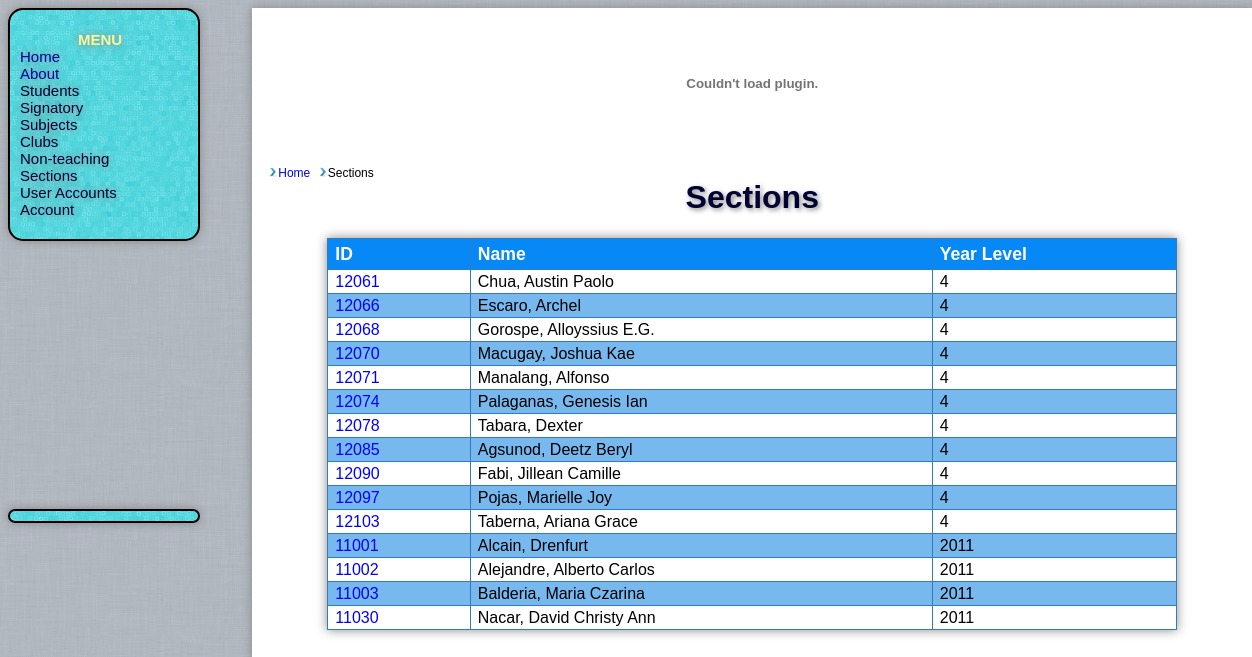
Screenshot of /rec_cst.php (signed in) with the database file from the repository.
### tables this page shows
CREATE TABLE `students` (
  `stid` varchar(10) NOT NULL,
  `lname` varchar(255) NOT NULL DEFAULT ' ',
  `fname` varchar(255) NOT NULL DEFAULT ' ',
  `mname` varchar(255) NOT NULL DEFAULT ' ',
  `yrlevel` int(11) NOT NULL DEFAULT '1',
  `cont_num` varchar(11) NOT NULL DEFAULT '0',
  `address` varchar(255) NOT NULL DEFAULT ' ',
  `is_alumni` tinyint(1) DEFAULT '0',
  PRIMARY KEY (`stid`),
  KEY `st_index` (`stid`)
);

### rec_cst.php (the view, shortened to what this page needs)
<?php
include('include/clearance.php');
$clr = new Clearance('Sections','');
$clr->header();
include("breadcrumbs.php");
$trail = new Breadcrumb();
$trail->add('Sections', $_SERVER['PHP_SELF'], 1);
$trail->output();
?>
<p><h1>Sections</h1></p>
<table id="table">
<tr>
<th>ID</th>
<th>Name</th>
<th>Year Level</th>
</tr><tr>
<?php
$query= "SELECT stid,lname,fname,yrlevel FROM students ORDER BY yrlevel,stid ";
$result=mysql_query($query) or die ('Error in query: $query.' . mysql_error());
$count2=0;
while ($row = mysql_fetch_row($result))
{
        $tr = ($count2%2==0)?'<tr>':'<tr class="alt">';
        echo $tr;
        echo '<td><a href ="students.php?secid='.$row[0].'">'.$row[0]."</td><td>$row[1], $row[2]</td><td>$row[3]</td></tr>";
        $count2++;
}
echo "</table>";
$clr->footer();
?>

### include/clearance.php (shortened to what this page needs)
<?php
class Clearance
{
function header()
{
?>
<!DOCTYPE HTML PUBLIC "-//W3C//DTD HTML 4.01 Transitional//EN">
<html>
<head>
	<link rel="stylesheet" href="css/general.css" type="text/css" />
	</head>
	<body onload="getTime();">
		<table width="100%" height="100%" border="0" cellpadding="0" cellspacing="0">
		<tr>
		<td class='menu' valign='center'>
	<?php
	if($_SESSION['role']=='student')
		require('include/student.php');
	else if($_SESSION['role']=='signatant')
		require('include/signatant.php');
	else if($_SESSION['role']=='administrator')
		require('include/admin.php');
	?>
		</td>
		<td align="center" valign="center" rowspan='3'>
		 <div id="group">
<object classid="clsid:d27cdb6e-ae6d-11cf-96b8-444553540000" codebase="http://fpdownload.macromedia.com/pub/shockwave/cabs/flash/swflash.cab#version=8,0,0,0" width="1000" height="150" id="genesis banner" align="middle">
<embed src="include/banner.swf" quality="high" bgcolor="#ffffff" width="1000" height="150" name="genesis banner" align="middle" allowScriptAccess="sameDomain" type="application/x-shockwave-flash" pluginspage="http://www.macromedia.com/go/getflashplayer" />
</object>
<?php
}
function footer()
{
?>
	</div>
		</td>
		</tr>
		<tr>
		<td height='500px' valign='center'>
                  <div id="txt"></div>
                </td>
		</tr>
                </table>
		</body>
</html>
<?php
}
}
?>

### include/admin.php (shortened to what this page needs)
<?php
echo "
<ul class='group'>
<li style='color:#fff799;'><center><b>MENU</b></center></li>
<li><a href='index.php'>Home</a></li>
<li><a href='faq.php'>About</a></li>
<li id='students'>Students</li>
<ul id='students1'>
<li><a href='st_sect.php'>List</a></li>
<li><a href='unclear_yr.php'>Unclear</li>
<li><a href='record_alumni.php'>Alumni</a></li>
<li><a href='insert_student.php'>Insert</a></li>
<li><a href='update_st.php'>Update</a></li>
<li><a href='set_subs.php'>Set Subjects</a></li>
<li><a href='elec_sec.php'>Set Elective</a></li>
<li><a href='club_sec.php'>Set Club</a></li>
<li><a href='sec.php'>Set Section</a></li>
<li><a href='advance.php'>Year Level</a></li>
<li><a href='sign_student.php'>Create Account</a></li>
</ul>
<li id='signatory'>Signatory</li>
<ul id='signatory1'>
<li><a href='signatant.php'>List</a></li>
<li><a href='insert_signatant.php'>Insert</a></li>
<li><a href='update_sig.php'>Update</a></li>
<li><a href='relation_li.php'>Relations</a></li>
<li><a href='set_related.php'>Add Relation</a></li>
<li><a href='sign_signatant.php'>Create Account</a></li>
</ul>
<li id='subjects'>Subjects</li>
<ul id='subjects1'>
<li><a href='subjects_li.php'>List</a></li>
<li><a href='input_sub.php'>Insert</a></li>
<li><a href='update_sub.php'>Update</a></li>
</ul>
<li id='clubs'>Clubs</li>
<ul id='clubs1'>
<li><a href='clubs_li.php'>List</a></li>
<li><a href='input_club.php'>Insert</a></li>
<li><a href='update_club.php'>Update</a></li>
</ul>
<li id='non'>Non-teaching</li>
<ul id='non1'>
<li><a href='non_li.php'>List</a></li>
<li><a href='input_non.php'>Insert</a></li>
<li><a href='update_non.php'>Update</a></li>
</ul>
<li id='sec'>Sections</li>
<ul id='sec1'>
<li><a href='sec_li.php'>List</a></li>
<li><a href='input_sec.php'>Insert</a></li>
<li><a href='update_sec.php'>Update</a></li>
</ul>
<li id='macc'>User Accounts</li>
<ul id='macc1'>
<li><a href='reset.php'>Reset Password</a></li>
<li><a href='delete_user.php'>Delete</a></li>
</ul>
<li id='account'>Account</li>
<ul id='account1'>
<li><a href='password.php'>Change Password</a></li>
<li><a href='logout.php'>Logout</a></li>
</ul>
</ul>";
?>

### breadcrumbs.php (shortened to what this page needs)
<?php
class Breadcrumb{
   var $crumbs = array();
   function add($label, $url, $level){
      $crumb = array();
      $crumb['label'] = $label;
      $crumb['url'] = $url;
      if ($crumb['label'] != null && $crumb['url'] != null && isset($level)){
         if (!isset($this->crumbs[0]) && $level > 0){
            $this->crumbs[0]['url'] = "index.php";
            $this->crumbs[0]['label'] = "Home";
         }
         $this->crumbs[$level] = $crumb;
      }
        $this->crumbs[$level]['url'] = null;
   }
   function output(){
      echo "<div id='breadcrumb'><ul>";
      foreach ($this->crumbs as $crumb){
         if ($crumb['url'] != null){
				echo '<li> <img src="css/img/next.png" height=10>'. "<a href='".$crumb['url']."' title='".$crumb['label']."'>".$crumb['label']."</a></li> ";
         } else {
				echo '<li> <img src="css/img/next.png" height=10>'.$crumb['label']."</li> ";
         }
      }
      echo "</ul></div>";
   }
}
?>

### css/general.css (style rules this page uses)
body { font-family:Arial,Helvetica,sans-serif; background: #E0DEDF; background-image:url(img/bg.png); }
#table { position:relative; font-family:"Trebuchet MS", Arial, Helvetica, sans-serif; border-collapse:collapse; width:85%; box-shadow: 0px 0px 10px #888888; -box-shadow:0px 0px 10px #888888; -webkit-box-shadow: 0px 0px 10px #888888; }
#table td, #table th { font-size:1em; border:1px solid #347CB7; padding:3px 7px 2px 7px; background-color:#fff; }
#table th { font-size:1.1em; text-align:left; padding-top:5px; padding-bottom:4px; background-color:#0688F7; color:#ffffff; }
#table tr.alt td { color:#000000; background-color:#77B8EF; }
#group { background-color:#fff ; width: 1000px; height: 100%; border: 0; margin-left: 5%; box-shadow: 0px 0px 10px #888888; -webkit-box-shadow: 0px 0px 10px #888888; }
#group tr td { margin: 20px; }
p { font-size:1em; }
#breadcrumb { float:left; position:relative; top:+5px; }
#breadcrumb ul li { font-size:12px; list-style-image: none; display:inline; padding: 0 3px 0 0; margin: 3px 0 0 0; }
#breadcrumb ul { margin:0; padding:0; list-style-type: none; padding-left: 1em; }
a:link, a:visited { color:#0000ff; text-decoration:none; font-family:Arial,Helvetica,sans-serif; }
.menu { border: 2px solid; background-color:#333; background-image:url(img/menu.jpg); border-radius:15px; -moz-border-radius:25px; position:relative; height:100px; box-shadow: 0px 0px 10px #888888; -moz-box-shadow:0px 0px 10px #888888; -webkit-box-shadow: 0px 0px 10px #888888; font-size:15px; text-shadow:0px 0px 10px #888; }
.menu a { color:#009; }
#txt { border: 2px solid; background-color:#333; background-image:url(img/menu.jpg); border-radius:15px; text-align:center; padding:5px 5px 5px 5px; -moz-border-radius:25px; box-shadow: 0px 0px 10px #888888; -moz-box-shadow:0px 0px 10px #888888; -webkit-box-shadow: 0px 0px 10px #888888; font-size:15px; text-shadow:0px 0px 10px #888; }
h1 { color:#003; text-shadow:2px 2px 5px #888; }

### include/admin.php (style rules this page uses)
ul,li { list-style:none; text-align:left; font-family:Arial; }
ul.group { width:160px; margin:0px; padding:5px; padding:10px; }

### rows the page displays
students: stid "12061", lname "Chua", fname "Austin Paolo", yrlevel "4"
students: stid "12066", lname "Escaro", fname "Archel", yrlevel "4"
students: stid "12068", lname "Gorospe", fname "Alloyssius E.G.", yrlevel "4"
students: stid "12070", lname "Macugay", fname "Joshua Kae", yrlevel "4"
students: stid "12071", lname "Manalang", fname "Alfonso", yrlevel "4"
students: stid "12074", lname "Palaganas", fname "Genesis Ian", yrlevel "4"
students: stid "12078", lname "Tabara", fname "Dexter", yrlevel "4"
students: stid "12085", lname "Agsunod", fname "Deetz Beryl", yrlevel "4"
students: stid "12090", lname "Fabi", fname "Jillean Camille", yrlevel "4"
students: stid "12097", lname "Pojas", fname "Marielle Joy", yrlevel "4"
students: stid "12103", lname "Taberna", fname "Ariana Grace", yrlevel "4"
students: stid "11001", lname "Alcain", fname "Drenfurt", yrlevel "2011"
students: stid "11002", lname "Alejandre", fname "Alberto Carlos", yrlevel "2011"
students: stid "11003", lname "Balderia", fname "Maria Czarina", yrlevel "2011"
students: stid "11030", lname "Nacar", fname "David Christy Ann", yrlevel "2011"

### other values shown
$crumb['label'] "Home"
$crumb['label'] "Sections"
